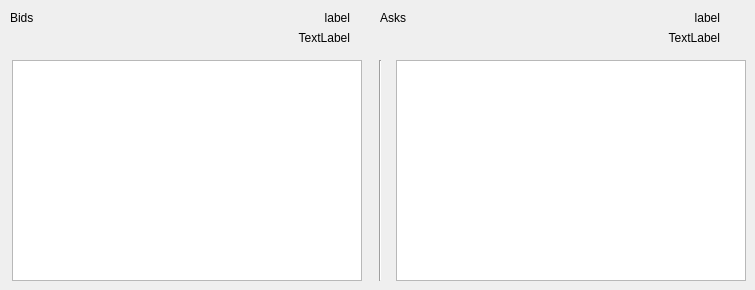
   <widget class="QWidget" name="OrderBook">
    <attribute name="title">
     <string>Order Book</string>
    </attribute>
    <widget class="QTableWidget" name="BidsTable">
     <property name="geometry">
      <rect>
       <x>12</x>
       <y>60</y>
       <width>350</width>
       <height>221</height>
      </rect>
     </property>
     <property name="palette">
      <palette>
       <active>
        <colorrole role="Text">
         <brush brushstyle="SolidPattern">
          <color alpha="255">
           <red>51</red>
           <green>51</green>
           <blue>51</blue>
          </color>
         </brush>
        </colorrole>
       </active>
       <inactive>
        <colorrole role="Text">
         <brush brushstyle="SolidPattern">
          <color alpha="255">
           <red>51</red>
           <green>51</green>
           <blue>51</blue>
          </color>
         </brush>
        </colorrole>
       </inactive>
       <disabled>
        <colorrole role="Text">
         <brush brushstyle="SolidPattern">
          <color alpha="255">
           <red>85</red>
           <green>85</green>
           <blue>85</blue>
          </color>
         </brush>
        </colorrole>
       </disabled>
      </palette>
     </property>
     <property name="font">
      <font>
       <pointsize>9</pointsize>
       <weight>50</weight>
       <bold>false</bold>
      </font>
     </property>
     <property name="horizontalScrollBarPolicy">
      <enum>Qt::ScrollBarAsNeeded</enum>
     </property>
    </widget>
    <widget class="QTableWidget" name="AsksTable">
     <property name="geometry">
      <rect>
       <x>396</x>
       <y>60</y>
       <width>350</width>
       <height>221</height>
      </rect>
     </property>
     <property name="palette">
      <palette>
       <active>
        <colorrole role="Text">
         <brush brushstyle="SolidPattern">
          <color alpha="255">
           <red>51</red>
           <green>51</green>
           <blue>51</blue>
          </color>
         </brush>
        </colorrole>
       </active>
       <inactive>
        <colorrole role="Text">
         <brush brushstyle="SolidPattern">
          <color alpha="255">
           <red>51</red>
           <green>51</green>
           <blue>51</blue>
          </color>
         </brush>
        </colorrole>
       </inactive>
       <disabled>
        <colorrole role="Text">
         <brush brushstyle="SolidPattern">
          <color alpha="255">
           <red>85</red>
           <green>85</green>
           <blue>85</blue>
          </color>
         </brush>
        </colorrole>
       </disabled>
      </palette>
     </property>
     <property name="font">
      <font>
       <pointsize>9</pointsize>
       <weight>50</weight>
       <bold>false</bold>
      </font>
     </property>
     <property name="horizontalScrollBarPolicy">
      <enum>Qt::ScrollBarAsNeeded</enum>
     </property>
    </widget>
    <widget class="QLabel" name="BidsCount">
     <property name="geometry">
      <rect>
       <x>10</x>
       <y>10</y>
       <width>91</width>
       <height>16</height>
      </rect>
     </property>
     <property name="text">
      <string>Bids</string>
     </property>
    </widget>
    <widget class="QLabel" name="AsksCount">
     <property name="geometry">
      <rect>
       <x>380</x>
       <y>10</y>
       <width>91</width>
       <height>16</height>
      </rect>
     </property>
     <property name="text">
      <string>Asks</string>
     </property>
    </widget>
    <widget class="QLabel" name="nedSupply">
     <property name="geometry">
      <rect>
       <x>540</x>
       <y>10</y>
       <width>180</width>
       <height>15</height>
      </rect>
     </property>
     <property name="text">
      <string>label</string>
     </property>
     <property name="alignment">
      <set>Qt::AlignRight|Qt::AlignTrailing|Qt::AlignVCenter</set>
     </property>
    </widget>
    <widget class="QLabel" name="nedDemand">
     <property name="geometry">
      <rect>
       <x>160</x>
       <y>10</y>
       <width>190</width>
       <height>15</height>
      </rect>
     </property>
     <property name="text">
      <string>label</string>
     </property>
     <property name="alignment">
      <set>Qt::AlignRight|Qt::AlignTrailing|Qt::AlignVCenter</set>
     </property>
    </widget>
    <widget class="QLabel" name="BtcDemand">
     <property name="geometry">
      <rect>
       <x>200</x>
       <y>30</y>
       <width>150</width>
       <height>15</height>
      </rect>
     </property>
     <property name="text">
      <string>TextLabel</string>
     </property>
     <property name="alignment">
      <set>Qt::AlignRight|Qt::AlignTrailing|Qt::AlignVCenter</set>
     </property>
    </widget>
    <widget class="QLabel" name="BtcSupply">
     <property name="geometry">
      <rect>
       <x>570</x>
       <y>30</y>
       <width>150</width>
       <height>15</height>
      </rect>
     </property>
     <property name="text">
      <string>TextLabel</string>
     </property>
     <property name="alignment">
      <set>Qt::AlignRight|Qt::AlignTrailing|Qt::AlignVCenter</set>
     </property>
    </widget>
    <widget class="Line" name="line">
     <property name="geometry">
      <rect>
       <x>370</x>
       <y>60</y>
       <width>20</width>
       <height>221</height>
      </rect>
     </property>
     <property name="orientation">
      <enum>Qt::Vertical</enum>
     </property>
    </widget>
   </widget>
